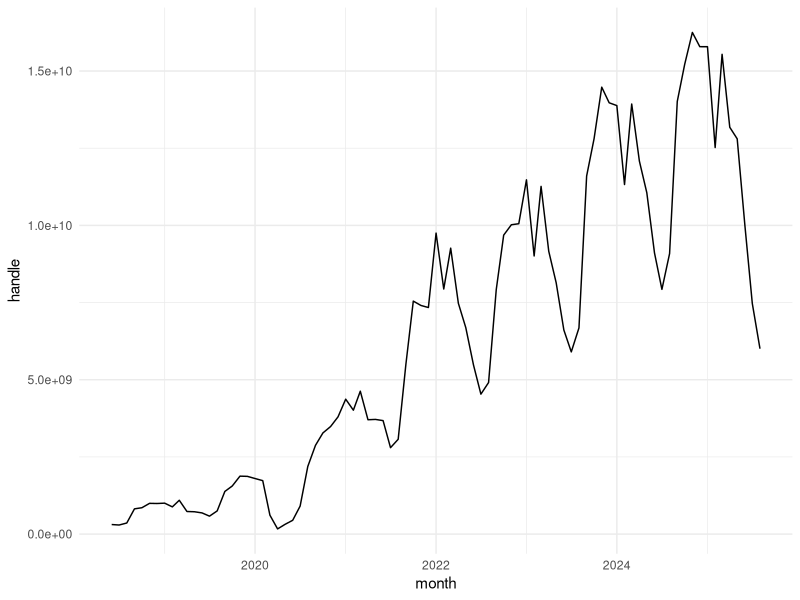
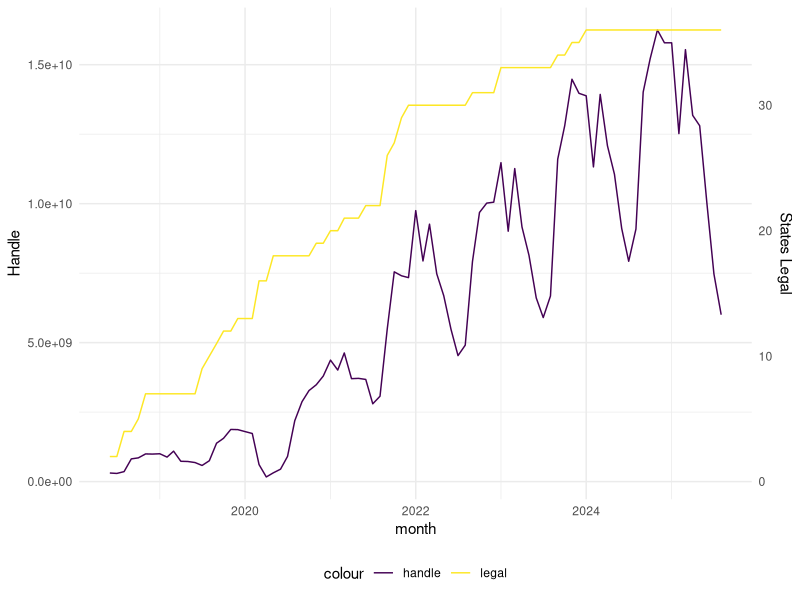
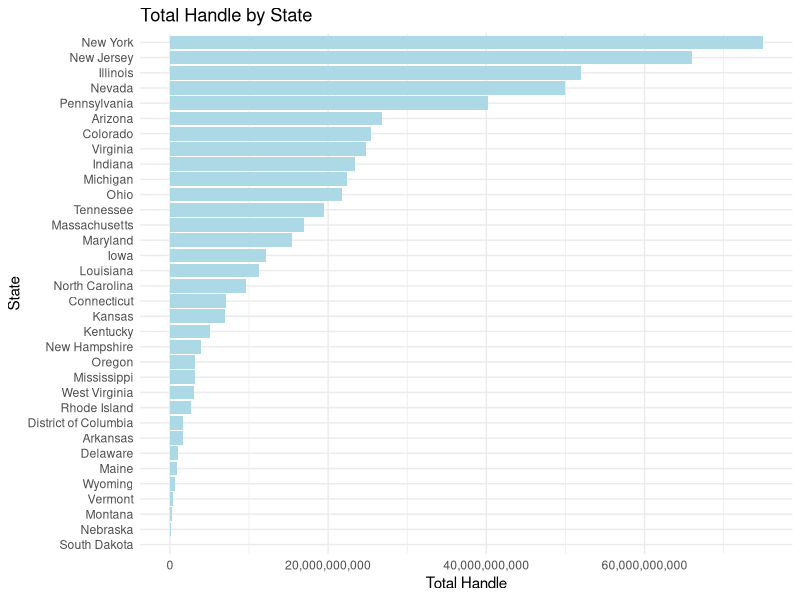
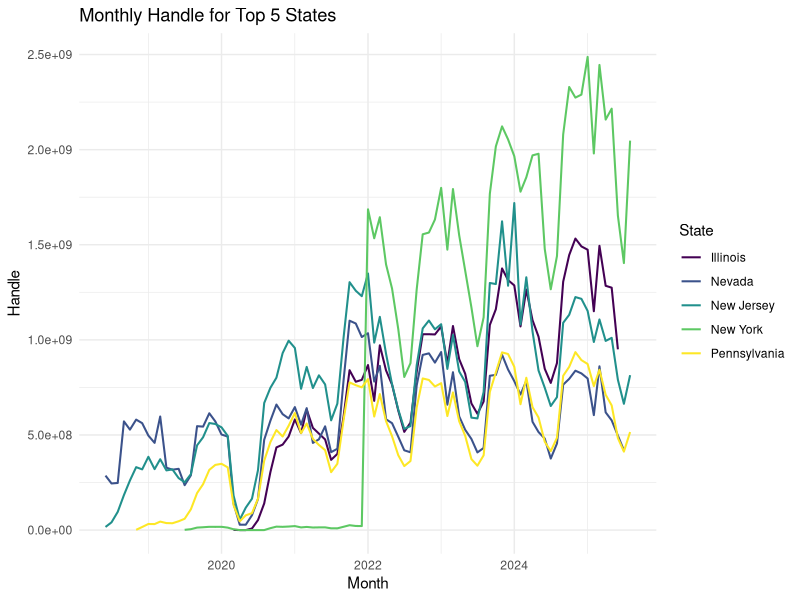

Write R code to recreate these figures, in order.
## ---- chunk 1
library(tidyverse)

knitr::opts_chunk$set(
  fig.width = 6,
  fig.asp = .6,
  out.width = "90%"
)

theme_set(theme_minimal() + theme(legend.position = "bottom"))

options(
  ggplot2.continuous.colour = "viridis",
  ggplot2.continuous.fill = "viridis"
)

scale_colour_discrete = scale_colour_viridis_d
scale_fill_discrete = scale_fill_viridis_d
## ---- chunk 2
sb_rev_month_df = read_csv('../data/legal_sports_report/sb_rev_by_month.csv')
state_legal_df = read_csv('../data/legal_sports_report/state_legalization_dates.csv')

get_n_states_legal = function(input_month) {
  n_states_legal = nrow(filter(state_legal_df, first_start <= input_month))
}

sb_rev_month_df = sb_rev_month_df |> 
  mutate(
    n_states_legal = sapply(month, get_n_states_legal)
  ) 

sb_rev_month_df |> 
  ggplot(aes(x = month, y=handle)) +
  geom_line() 

scale_factor = max(sb_rev_month_df$n_states_legal) / max(sb_rev_month_df$handle)

sb_rev_month_df |> 
  ggplot(aes(x = month)) +
  geom_line(aes(y=handle, color="handle")) +
  geom_line(aes(y=n_states_legal / scale_factor, color="legal")) +
  scale_y_continuous(
    name = "Handle",
    sec.axis = sec_axis(~ . * scale_factor, name="States Legal")
  )
## ---- chunk 3
library(scales)

sb_rev_by_state_month = read_csv('data/legal_sports_report/sb_rev_by_state_month.csv')

#group by state and summing handles
handle_by_state = sb_rev_by_state_month |> 
  group_by(state) |> 
  summarise(total_handle = sum(handle, na.rm = TRUE))


handle_by_state |> 
  ggplot(aes(x = total_handle, y = reorder(state, total_handle))) +
  geom_bar(stat = "identity", fill = "lightblue") +
  scale_x_continuous(labels = comma) +
  labs(
    title = "Total Handle by State",
    x = "Total Handle",
    y = "State"
  ) +
  theme_minimal()
  
## ---- chunk 4
#pulling top 5 states
top_states = handle_by_state |> 
  arrange(desc(total_handle)) |> 
  head(5) |> 
  pull(state)

top_monthly_handle =
  sb_rev_by_state_month |> 
  filter(state %in% top_states)

top_monthly_handle |> 
  ggplot(aes(x = month, y = handle, color = state)) +
  geom_line(linewidth = 0.7) +
  labs(
    title = "Monthly Handle for Top 5 States",
    x = "Month",
    y = "Handle",
    color = "State"
  ) +
  theme_minimal()

  
